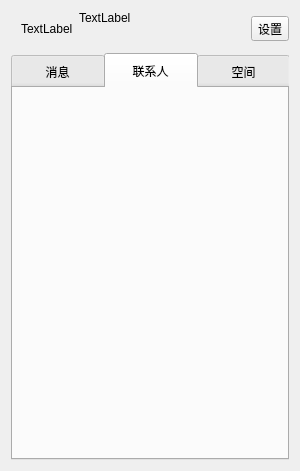
<?xml version="1.0" encoding="UTF-8"?>
<ui version="4.0">
 <class>UserDialog</class>
 <widget class="QDialog" name="UserDialog">
  <property name="geometry">
   <rect>
    <x>0</x>
    <y>0</y>
    <width>300</width>
    <height>471</height>
   </rect>
  </property>
  <property name="minimumSize">
   <size>
    <width>300</width>
    <height>471</height>
   </size>
  </property>
  <property name="maximumSize">
   <size>
    <width>300</width>
    <height>471</height>
   </size>
  </property>
  <property name="windowTitle">
   <string>QQ</string>
  </property>
  <layout class="QVBoxLayout" name="verticalLayout_2">
   <item>
    <layout class="QGridLayout" name="gridLayout">
     <item row="0" column="0">
      <spacer name="horizontalSpacer">
       <property name="orientation">
        <enum>Qt::Horizontal</enum>
       </property>
       <property name="sizeType">
        <enum>QSizePolicy::Fixed</enum>
       </property>
       <property name="sizeHint" stdset="0">
        <size>
         <width>10</width>
         <height>20</height>
        </size>
       </property>
      </spacer>
     </item>
     <item row="0" column="2">
      <layout class="QVBoxLayout" name="verticalLayout">
       <item>
        <widget class="QLabel" name="nikenameLabel">
         <property name="text">
          <string>TextLabel</string>
         </property>
        </widget>
       </item>
       <item>
        <widget class="QLineEdit" name="personalizedSignatureEdit">
         <property name="styleSheet">
          <string notr="true">QLineEdit {
    background: transparent;
    border: none;
}
QLineEdit:focus {
    border: 1px solid black; /* 设置点击时的黑框 */
}</string>
         </property>
        </widget>
       </item>
      </layout>
     </item>
     <item row="0" column="1">
      <widget class="QLabel" name="headPhotolabel">
       <property name="text">
        <string>TextLabel</string>
       </property>
      </widget>
     </item>
     <item row="0" column="3">
      <widget class="QToolButton" name="settingButton">
       <property name="enabled">
        <bool>true</bool>
       </property>
       <property name="sizePolicy">
        <sizepolicy hsizetype="Fixed" vsizetype="Fixed">
         <horstretch>0</horstretch>
         <verstretch>0</verstretch>
        </sizepolicy>
       </property>
       <property name="text">
        <string>设置</string>
       </property>
      </widget>
     </item>
    </layout>
   </item>
   <item>
    <widget class="QTabWidget" name="tabWidget">
     <property name="styleSheet">
      <string notr="true">QTabBar::tab {
    height: 35px;  /* 设置标签的高度 */
    width: 93px
  /* 设置标签的宽度 */
}
QTabBar::scroller {
    width: 0px;
}
QTabBar::tab:first {
    text-decoration: none;  /* 去掉波浪线 */
}</string>
     </property>
     <property name="currentIndex">
      <number>1</number>
     </property>
     <property name="iconSize">
      <size>
       <width>20</width>
       <height>20</height>
      </size>
     </property>
     <widget class="QWidget" name="chatingtab">
      <attribute name="title">
       <string>消息</string>
      </attribute>
      <widget class="QListWidget" name="chatinglistWidget">
       <property name="geometry">
        <rect>
         <x>0</x>
         <y>0</y>
         <width>281</width>
         <height>471</height>
        </rect>
       </property>
       <property name="styleSheet">
        <string notr="true">QListWidget {
    border: none;
    background: transparent;
}</string>
       </property>
      </widget>
     </widget>
     <widget class="QWidget" name="friendtab">
      <attribute name="title">
       <string>联系人</string>
      </attribute>
      <widget class="QListWidget" name="friendlistWidget">
       <property name="geometry">
        <rect>
         <x>0</x>
         <y>0</y>
         <width>281</width>
         <height>471</height>
        </rect>
       </property>
       <property name="styleSheet">
        <string notr="true">QListWidget {
    border: none;
    background: transparent;
}</string>
       </property>
      </widget>
     </widget>
     <widget class="QWidget" name="spacetab">
      <attribute name="title">
       <string>空间</string>
      </attribute>
      <widget class="QListWidget" name="listWidget_3">
       <property name="geometry">
        <rect>
         <x>0</x>
         <y>0</y>
         <width>281</width>
         <height>471</height>
        </rect>
       </property>
       <property name="styleSheet">
        <string notr="true">QListWidget {
    border: none;
    background: transparent;
}</string>
       </property>
      </widget>
     </widget>
    </widget>
   </item>
  </layout>
 </widget>
 <resources/>
 <connections/>
</ui>
